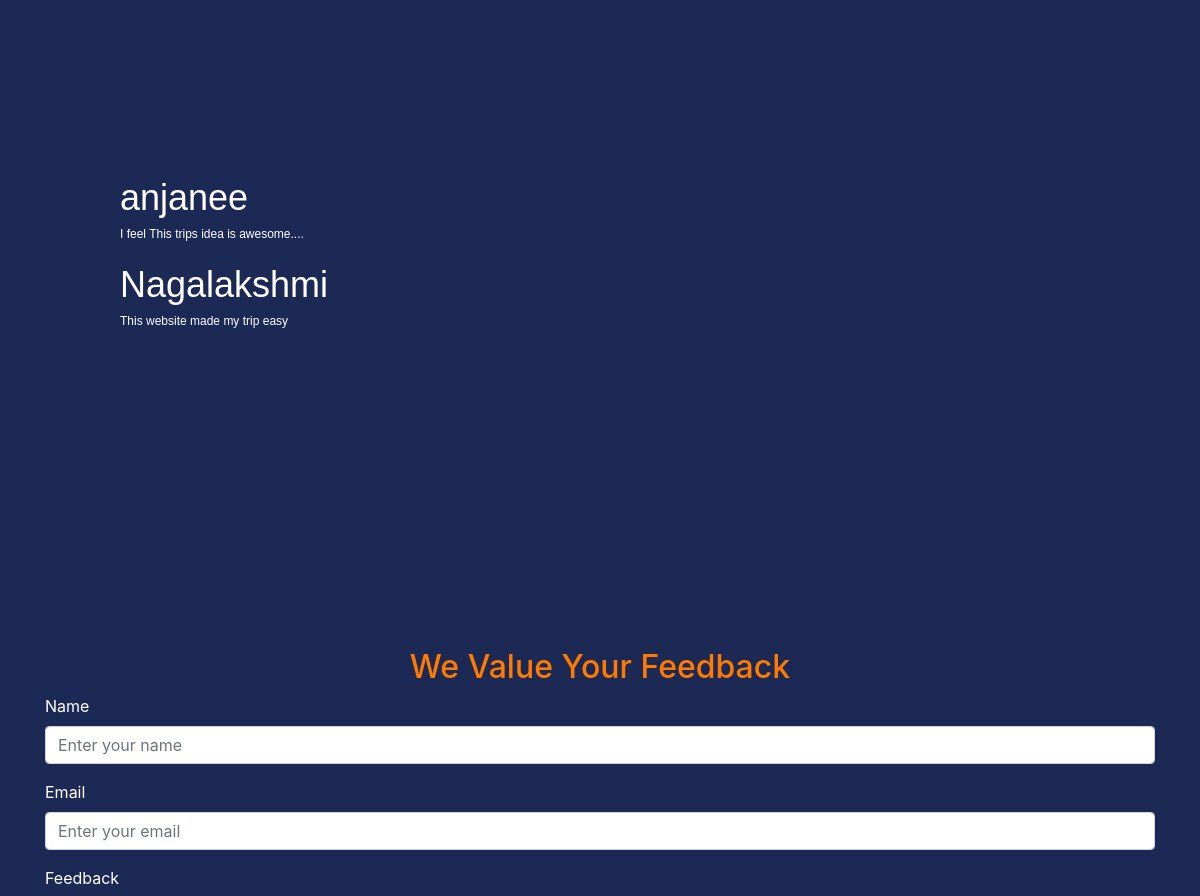
/goa/ (middle part), run on an earlier commit of the app's database.
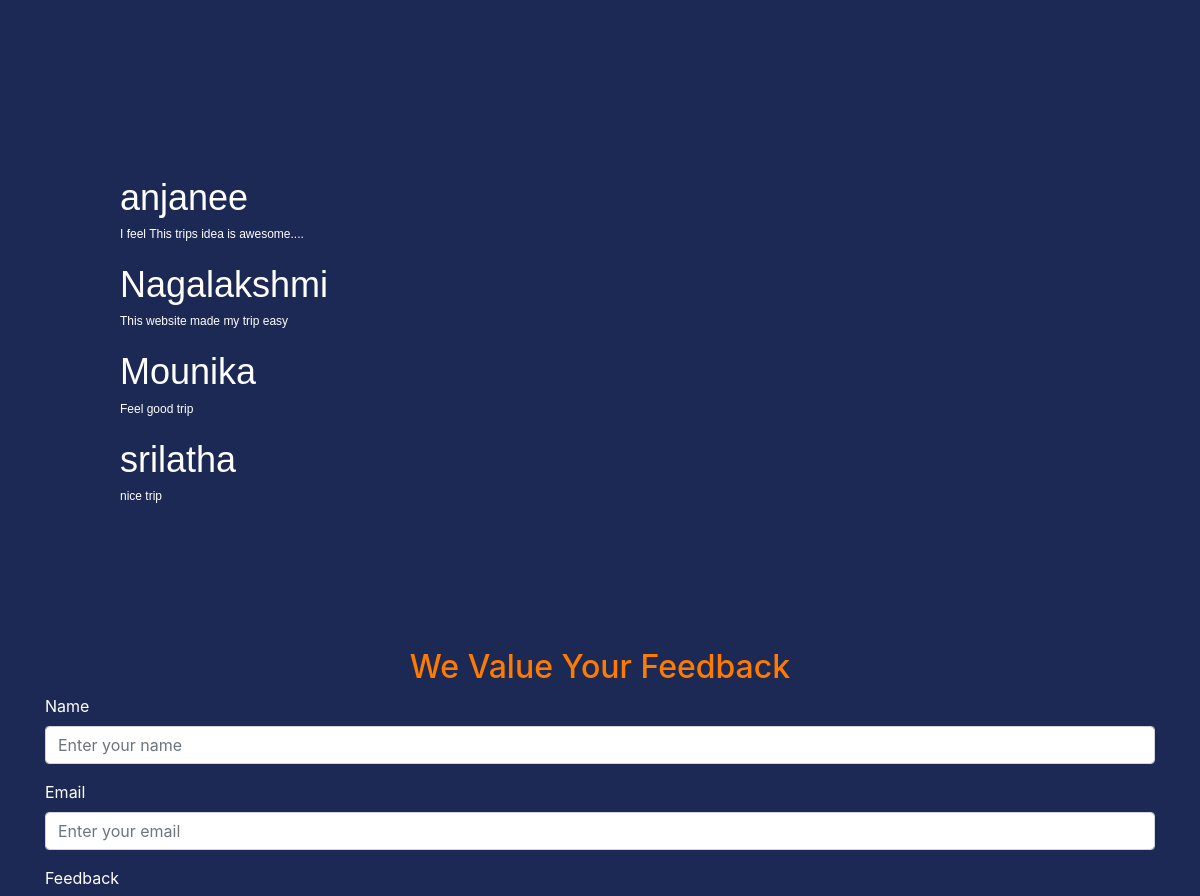
And on a later commit of the database.
### app1/models.py (models this page shows)
class feedback(models.Model):
    name=models.CharField(max_length=40)
    email=models.EmailField(max_length=40)
    feedback=models.CharField(max_length=200)

### app1/views.py (the view)
# urls.py: path('goa/',goa, name='goa'),
def goa(request):
    f1 = feedbackForm()
    if request.method == 'POST':
        f1 = feedbackForm(request.POST)
        if f1.is_valid():
            f1.save()
            return redirect('app1:goa')
    F=feedback.objects.all()
    return render(request, 'goa.html', {'form': f1,'form1':F})

### app1/forms.py
class feedbackForm(forms.ModelForm):
    class Meta:
        model=feedback
        fields='__all__'

### template/goa.html (shortened to what this page needs)
{% extends 'base.html' %}
{% load static %}
{% block body %}
<br />
<div id="container_goa">
  <div id="left_div">
    <br />
  </div>
  <div id="right_div">
  </div>
</div>
<div style="width: 100%;height:20vh;padding-left: 10%;margin-bottom: 20%;">
 <form action="" method="post" id="form1">
    {% for i in form1 %}
    <div style="margin-right: 5%;margin-bottom: 2%;">
      <h2 style="color: white;font-family: Verdana, Geneva, Tahoma, sans-serif;font-size: 3vw;">{{i.name}}</h2>
      <h4 style="color: white;font-size: 1vw;font-family: Verdana, Geneva, Tahoma, sans-serif;">{{i.feedback}}</h4>
    </div>
    {% endfor %}
  </form>
</div>
<br>
<div class="container mt-5">
  <h2 class="text-center" id="fd_txt">We Value Your Feedback</h2>
  <form method="post">
    <div class="form-group">
      <label for="name">Name</label>
      <input type="text" class="form-control" id="name" placeholder="Enter your name" required name="name" />
    </div>
    <div class="form-group">
      <label for="email">Email</label>
      <input type="email" class="form-control" id="email" placeholder="Enter your email" required name="email" />
    </div>
    <div class="form-group">
      <label for="feedback">Feedback</label>
    </div>
  </form>
</div>
{% endblock body %}

### template/base.html (shortened to what this page needs)
{% load static %}
<!DOCTYPE html>
<html lang="en">
<head>
    <link rel="stylesheet" href="https://cdn.jsdelivr.net/npm/bootstrap@4.0.0/dist/css/bootstrap.min.css">
    <link rel="stylesheet" href="../static/css/base.css">
    <link rel="stylesheet" href="../static/css/home.css">
</head>
<body>
    {% block body %}
    {% endblock body %}
</body>
</html>

### static/css/base.css (style rules this page uses)
* { padding: 0; margin: 0; }
body { background-color: #1D2955; }
#container_goa { width: 100%; height: 250vh; }
#left_div, #right_div { height: 100%; float: left; }
#left_div { width: 70%; }
#right_div { width: 30%; }
body { background-color: #f8f9fa; }
#fd_txt { color: rgb(255, 123, 0); }
.form-group { color: white; }

### static/css/home.css (style rules this page uses)
body { background-color: #1D2955; }
html { scroll-behavior: smooth; }
* { padding: 0; margin: 0; }

What changed in the data, as far as the page shows it:
added feedback: name "Mounika", feedback "Feel good trip"
added feedback: name "srilatha", feedback "nice trip"
